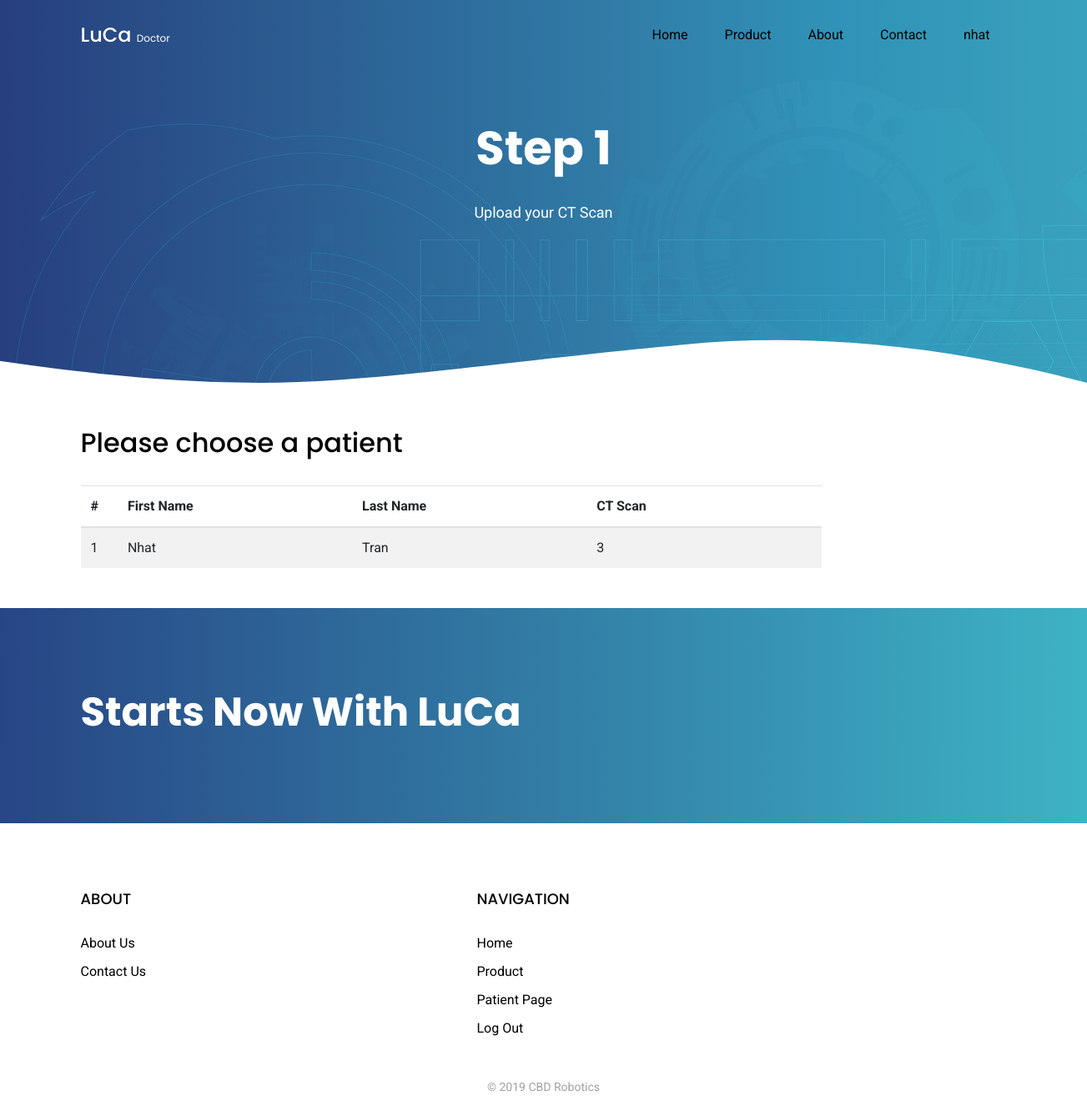
The page /upload (signed in) on the database as committed earlier.
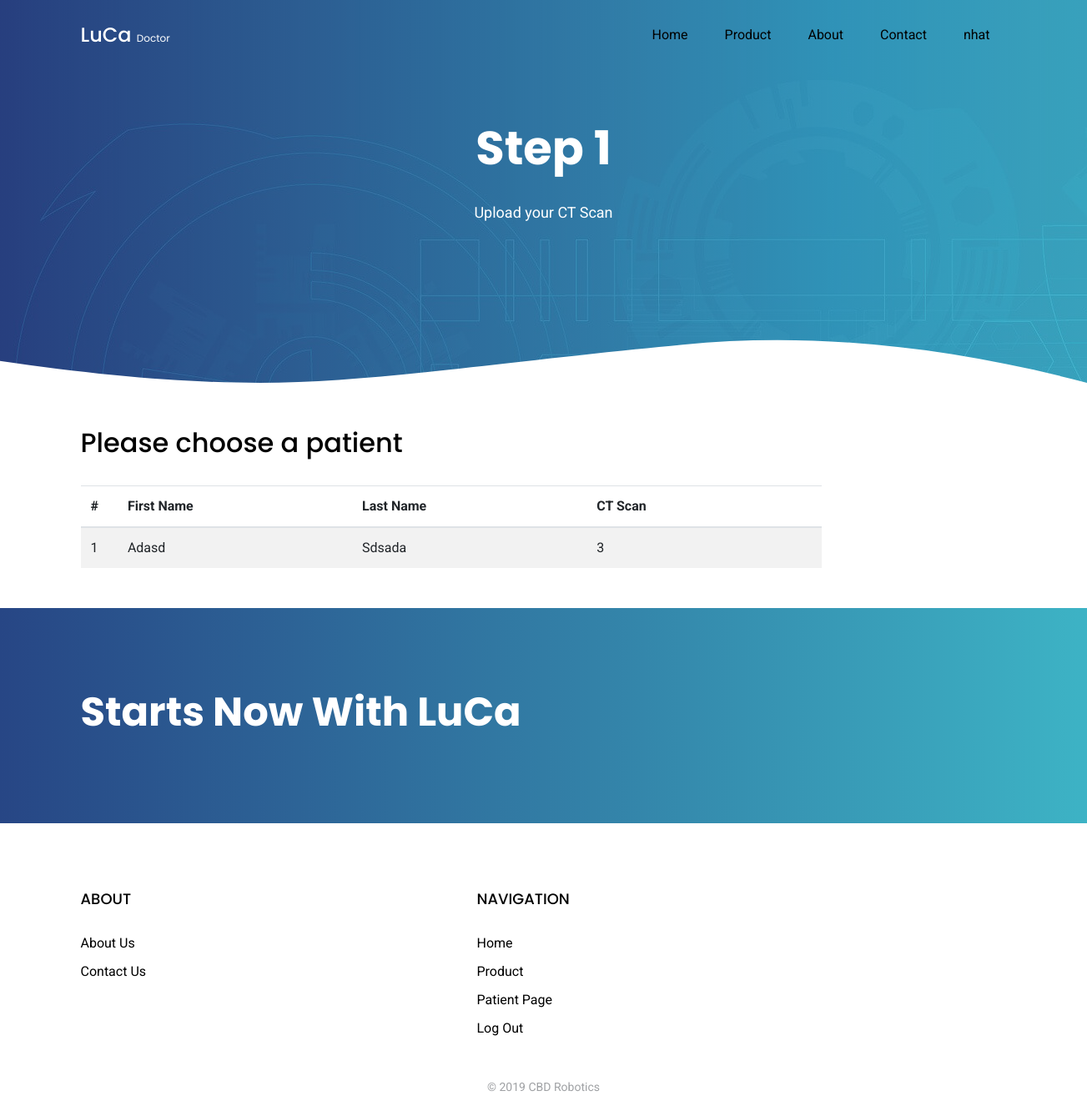
The same page on the database as committed later.
### app/base/models.py (models this page shows, shortened)
class Patient(db.Model):
    id = db.Column(db.Integer, primary_key=True)
    first_name = db.Column(db.String(50), nullable=False)
    last_name = db.Column(db.String(50), nullable=False)
    age = db.Column(db.Integer, nullable=False)
    sex = db.Column(db.String, nullable=False)
    occupation = db.Column(db.String)
    address = db.Column(db.String)
    weight = db.Column(db.Integer)
    height = db.Column(db.Integer)
    blood_pressure = db.Column(db.Float)
    diabetes = db.Column(db.String)
    smoking = db.Column(db.String)
    hemolized_sample = db.Column(db.String)
    liver_disease = db.Column(db.String)
    pemphigus = db.Column(db.String)
    renal_failure = db.Column(db.String)
    alk = db.Column(db.String)
    ros1 = db.Column(db.String)
    kras = db.Column(db.String)
    ardenocarcinoma = db.Column(db.String)
    angiolymphatic = db.Column(db.String)
    atypia = db.Column(db.String)
    antibody = db.Column(db.String)
    squamous_cell_carcinoma = db.Column(db.String)
    large_cell_carcinoma = db.Column(db.String)
    lymph_node = db.Column(db.String)
    metastasis = db.Column(db.String)
    egfr = db.Column(db.String)
    egfr_t790m = db.Column(db.String)
    eml4_alk = db.Column(db.String)
    braf = db.Column(db.String)
    her2 = db.Column(db.String)
    mek = db.Column(db.String)
    met = db.Column(db.String)
    ret = db.Column(db.String)
    ca = db.Column(db.Float)
    cea = db.Column(db.Float)
    cyfra = db.Column(db.Float)
    nse = db.Column(db.Float)
    pro_grp = db.Column(db.Float)
    scc = db.Column(db.Float)
    blood_drawn_date = db.Column(db.String)
    picture = Column(String(20), nullable=False, default='default.png')
    date_updated = db.Column(db.DateTime, nullable=False, default=datetime.utcnow)
    user_id = db.Column(db.Integer, db.ForeignKey('User.id'), nullable=False)
    ct_scan = db.relationship('CTScan', secondary=patient_ct_scan, lazy='dynamic',
                              backref=db.backref('patient', lazy='dynamic'))
    upload = db.relationship('Upload', back_populates='patient', lazy='dynamic')

### app/base/routes.py (the view, shortened to what this page needs)
@blueprint.route('/upload', defaults={'patient_id': None}, methods=['GET', 'POST'])
@blueprint.route('/upload/patient_id:<int:patient_id>', methods=['GET', 'POST'])
@login_required
def upload(patient_id):
    form = CTScanForm()
    if patient_id:
        patient = Patient.query.filter_by(id=patient_id).first()
        patients_list = None
    else:
        patient = None
        if current_user.is_authenticated:
            patients_list = Patient.query.filter_by(doctor=current_user).all()
        else:
            patients_list = None
    return render_template('homepage/upload.html', title="Upload", form=form, patients_list=patients_list,
                           patient=patient)

### app/__init__.py (called while the page is built)
def configure_database(app):
    @app.before_first_request
    def initialize_database():
        db.create_all()
    @app.teardown_request
    def shutdown_session(exception=None):
        db.session.remove()

def apply_themes(app):
    @app.context_processor
    def override_url_for():
        return dict(url_for=_generate_url_for_theme)
    def _generate_url_for_theme(endpoint, **values):
        if endpoint.endswith('static'):
            themename = values.get('theme', None) or \
                        app.config.get('DEFAULT_THEME', None)
            if themename:
                theme_file = "{}/{}".format(themename, values.get('filename', ''))
                if path.isfile(path.join(app.static_folder, theme_file)):
                    values['filename'] = theme_file
        return url_for(endpoint, **values)
    @app.after_request
    def add_header(response):
        response.cache_control.max_age = 0
        return response

### app/base/models.py (called while the page is built)
@login_manager.user_loader
def user_loader(user_id):
    return User.query.get(int(user_id))

    def __repr__(self):
        return str(self.username)

### app/base/templates/homepage/upload.html (shortened to what this page needs)
{% extends "base.html" %}
{% block stylesheets %}
  <link href="{{ url_for('static', filename='css/style.css') }}" rel="stylesheet">
{% endblock stylesheets %}
{% block main %}
    <main id="main">
      <div class="hero-section inner-page">
        <div class="wave">
        </div>
        <div class="container">
          <div class="row align-items-center">
            <div class="col-12">
              <div class="row justify-content-center">
                <div class="col-md-7 text-center hero-text">
                  <h1 data-aos="fade-up" data-aos-delay="">Step 1</h1>
                  <p class="mb-5" data-aos="fade-up"  data-aos-delay="100">Upload your CT Scan</p>
                </div>
              </div>
            </div>
          </div>
        </div>
      </div>
      <div class="site-section">
        <div class="container">
          {% if current_user.is_authenticated %}
            {% if patients_list is not none %}
              {% include "homepage/FC_patient_table.html" %}
            {% else %}
              <h2>Upload CT Scan for patient "{{ patient.first_name }} {{ patient.last_name }}"</h2>
              <br>
              {% include "homepage/FC_dropzone.html" %}
            {% endif %}
          {% else %}
            {% include "homepage/FC_dropzone.html" %}
          {% endif %}
        </div>
      </div>
    </main>
{% endblock main %}

### app/base/templates/homepage/FC_patient_table.html
<h2>Please choose a patient</h2>
<br>
<table class="table table-striped projects" id="table-patients" style="width: 80%; ">
  <thead>
    <tr>
      <th style="width: 5%">#</th>
      <th style="width: calc(95%/3)">First Name</th>
      <th style="width: calc(95%/3)">Last Name</th>
      <th style="width: calc(95%/3)">CT Scan</th>
    </tr>
  </thead>
  <tbody>
    {% if patients_list|length == 0 %}
      <tr>
        <td colspan="4">
          <p style="text-align:center; font-size:16px;">You don't have any patients in your list. Please add your patient!</p>
          <div style="text-align:center">
            <a href="{{ url_for('patients_blueprint.create_patients') }}" class="btn btn-primary">Add</a>
          </div>
        </td>
      </tr>
    {% else %}
      {% for patient in patients_list %}
        <tr href="{{ url_for('base_blueprint.upload', patient_id=patient.id) }}" class="row-patients">
          <td>{{ loop.index }}</td>
          <td>{{ patient.first_name }}</td>
          <td>{{ patient.last_name }}</td>
          <td>{{ patient.id }}</td>
        </tr>
      {% endfor %}
    {% endif %}
  </tbody>
</table>

Rows that differ between the two databases and show on the page:
changed Patient id 3: first_name "Nhat" → "Adasd"; last_name "Tran" → "Sdsada"
